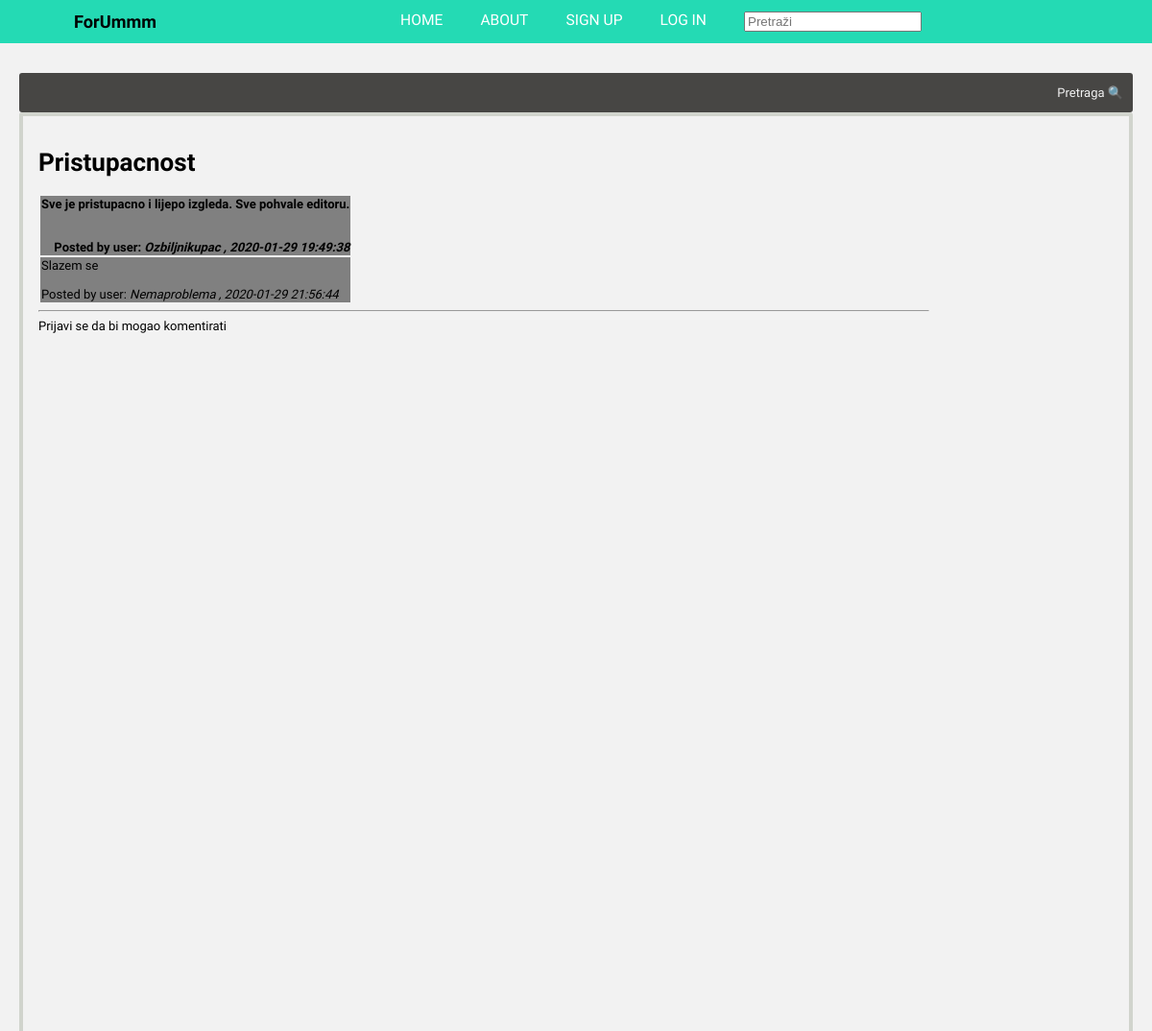
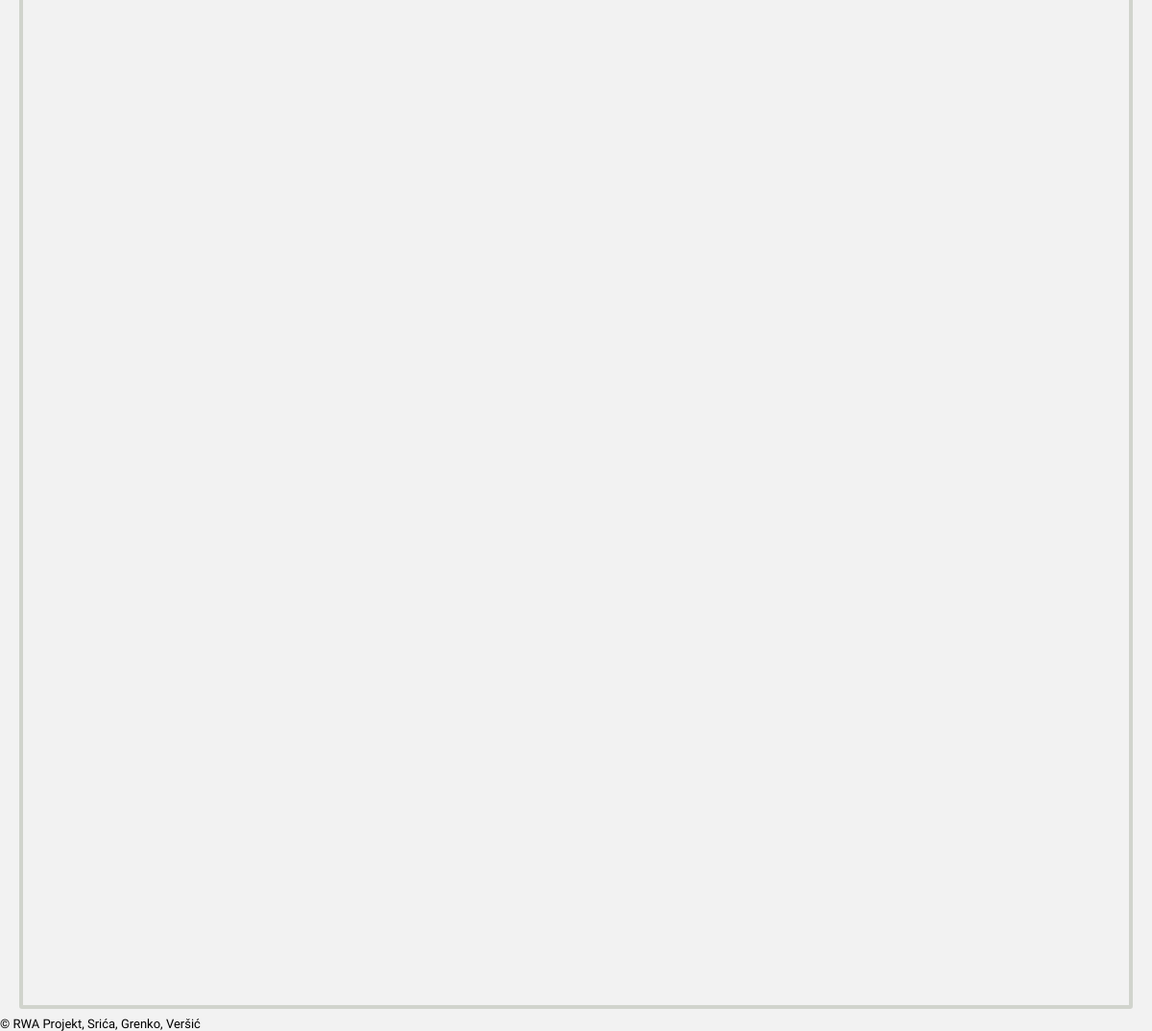
The page /pitanje.php?category=prijedlozi_pohvale_kritike&id=2 on the database its author committed (2 pictures, top to bottom).
### tables this page shows
CREATE TABLE `prijedlozi_pohvale_kritike` (
  `id` int(4) NOT NULL,
  `postId` int(4) DEFAULT NULL,
  `naslov` varchar(30) DEFAULT NULL,
  `post` varchar(300) DEFAULT NULL,
  `date_time` datetime DEFAULT current_timestamp(),
  `username` varchar(20) DEFAULT NULL,
  `komentar` varchar(300) DEFAULT NULL
);

### pitanje.php (the view, shortened to what this page needs)
<?php
  include("header.php");
?>
<!DOCTYPE html>
<html lang="en" dir="ltr">
    <div class="forum">
         <div class="f_middle">
              <div class="content_header">
                  <div class="current_page">
                  </div>
                  <div class="search">
                       <a  href="#">Pretraga 🔍</a>
                  </div>
             </div>
              <div class="f_content">
                   <div class="main_content">
                     <?php
                     require 'includes/dbconnect.inc.php';
                     $id = $_GET['id'];
                     $category = $_GET['category'];
                     $premjesti= $_GET['premjesti'];
                     $sql = "SELECT naslov,post,username,date_time FROM $category WHERE id =$id";
                     $result = mysqli_query($conn, $sql);
                     $row = mysqli_fetch_array($result);
                     echo "<h1>".$row['naslov']."</h1>";
                     if($premjesti !== 1){
                     echo "<table><tr><td style='background-color: grey;font-weight:bold;'><div>".$row['post']."</div><br><br><div align=right>Posted by user: <i>".$row['username']." </i><em>,  ".$row['date_time']."</em> </div></td> </tr>";
                     $query="SELECT post,username,date_time,id,komentar,postId FROM $category WHERE postId=$id && komentar = 'true'";
                     $result = mysqli_query($conn,$query);
                     while($row = $result->fetch_assoc()){
                       echo "<tr><td style='background-color:grey;'>".$row['post']."<br><br> <div alight=right>Posted by user: <i>".$row['username']." </i><em>,  ".$row['date_time']."</em>  </div></td>";
                     }
                     echo "</table><hr>";
                     if($_SESSION['loggedin'] !== true){
                       echo "Prijavi se da bi mogao komentirati";
                     }
                   }
                      ?>
                  </div>
                  <div class="side_menu">
                  </div>
             </div>
         </div>
    </div>
    <div class="footer">
      © RWA Projekt, Srića, Grenko, Veršić
    </div>
</body>
</html>

### assets/css/header.css (style rules this page uses)
:root { --background: rgba(0, 214, 170, .85); }

### assets/css/styles.css (style rules this page uses)
html { font-size: 13px; }
*, *::before, *::after { box-sizing: border-box; text-decoration: none; }
.forum { padding-top: 68px; }
.f_middle { margin:8px 20px; }
.content_header { display: grid; grid-template-columns: 4fr 1fr; grid-template-areas: "current_page search"; justify-items: start; align-items: center; background-color: #474644; border-radius: 3px; }
.content_header a { color: #f2f2f2; }
.current_page { padding: 5px; margin: 5px; }
.search { justify-self: end; margin-right: 10px; }
.search a { font-weight: 500; }
.f_content { display: grid; grid-template-columns: 5fr 1fr; grid-template-areas: "main_content side_menu"; border:solid 4px #d1d4cd; border-radius: 3px; }
.main_content { height: auto; min-height: 2000px; padding:16px; }

### rows shown on the page
prijedlozi_pohvale_kritike: naslov "Pristupacnost", post "Sve je pristupacno i lijepo izgleda. Sve pohvale editoru.", username "Ozbiljnikupac", date_time "2020-01-29 19:49:38"
prijedlozi_pohvale_kritike: post "Slazem se", username "Nemaproblema", date_time "2020-01-29 21:56:44"
